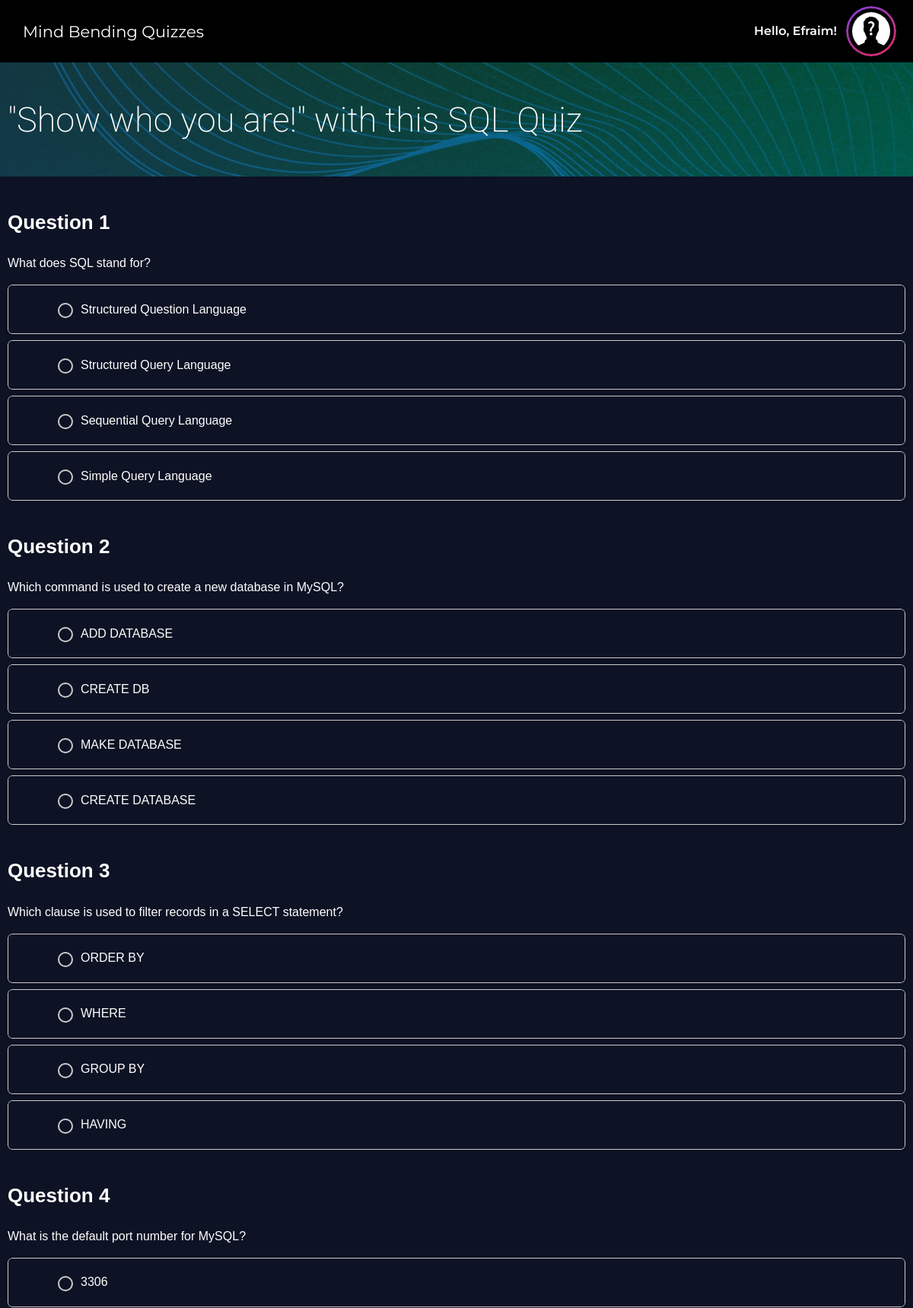
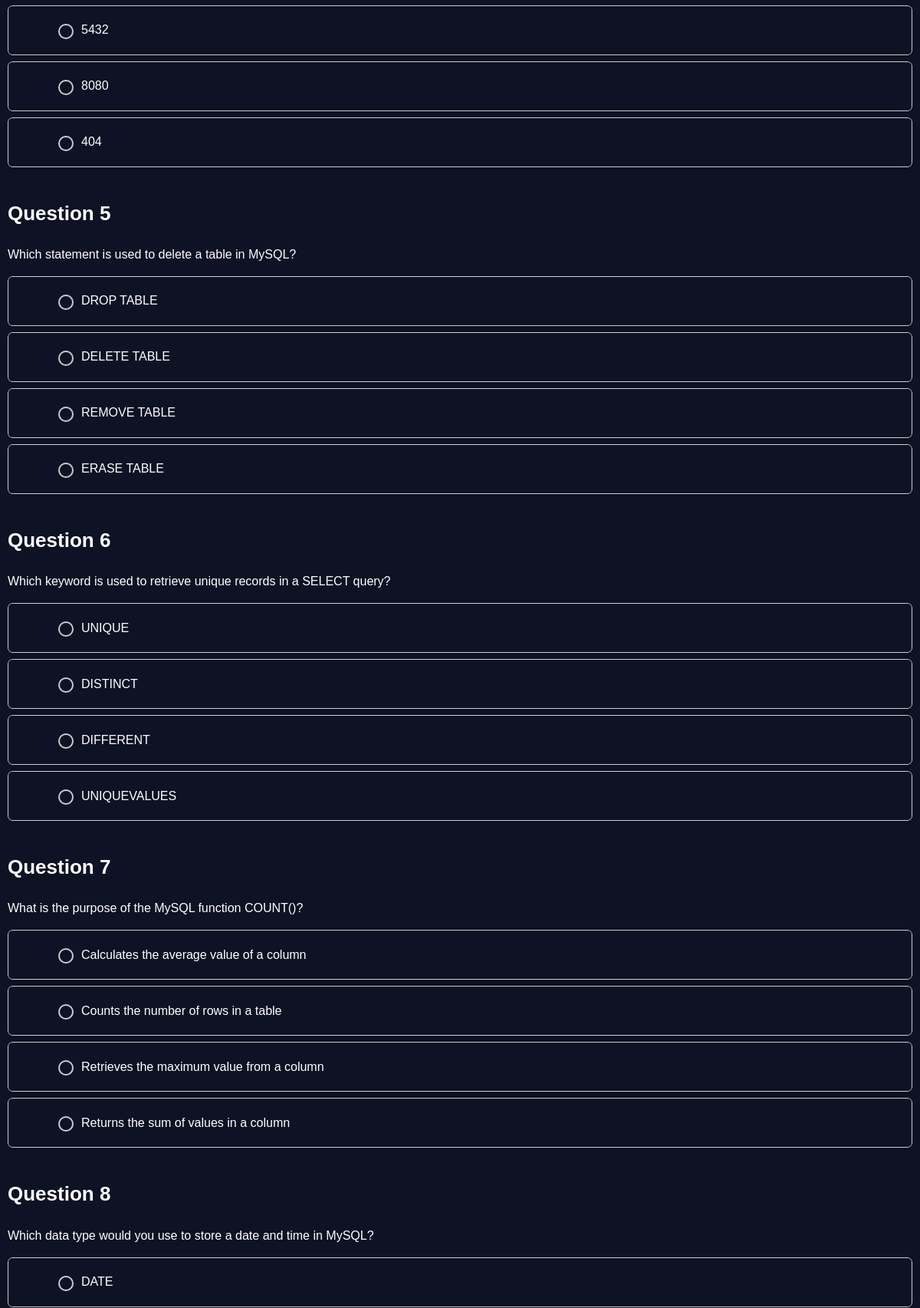
The page /components/take-quiz.php?quiz_name=SQL (signed in, upper part) on the database its author committed (2 pictures, top to bottom).
### tables this page shows
CREATE TABLE `quiz_question` (
  `id` int(11) NOT NULL,
  `question_no` int(5) NOT NULL,
  `question_text` varchar(255) NOT NULL,
  `optiona` varchar(255) NOT NULL,
  `optionb` varchar(255) NOT NULL,
  `optionc` varchar(255) NOT NULL,
  `optiond` varchar(255) NOT NULL,
  `answer` varchar(255) NOT NULL,
  `quiz_name` varchar(255) NOT NULL
);

### components/take-quiz.php (the view, shortened to what this page needs)
<?php
include 'user-header.php';
include 'connection.php';
$quiz_name = isset($_GET["quiz_name"]) ? $_GET["quiz_name"] : null;
if ($quiz_name !== null) {
    $quiz_name=$_GET["quiz_name"];
?>
<div class="user-intro">
      <div class="ui-wrapper">
        <h2 class="titles">"Show who you are!" with this <?php echo $quiz_name ?> Quiz</h2>
      </div>
    </div>
    <div class="quiz-wrapper">
            <form action="" method="POST">
               <?php    $res=mysqli_query($con,"select * from quiz_question where quiz_name = '$quiz_name'") or die(mysqli_error($con));?>
            <?php while($row=mysqli_fetch_array($res)){?>
            <div class="question-wrapper">
                <div class="question-top">
                    <h2  class="question-no">Question <span><?php echo $row["question_no"]?></span></h2>
                    <p class="question-text">
                    <?php echo htmlspecialchars($row["question_text"])?>
                    </p>
                </div>
                <div class="radio-group">
                    <label for="<?php echo htmlspecialchars($row["optiona"]) . $row["question_no"] ?>" class="label-wrapper">
                    <input type="radio"  name="choice<?php echo $row["question_no"]?>" value="<?php echo htmlspecialchars($row["optiona"])?>" id="<?php echo htmlspecialchars($row["optiona"]) . $row["question_no"]?>" />
                    <span class="label-text"
                        ><?php echo htmlspecialchars($row["optiona"])?></span
                    >
                    </label>
                </div>
                <div class="radio-group">
                    <label for="<?php echo htmlspecialchars($row["optionb"]) . $row["question_no"]?>" class="label-wrapper">
                    <input type="radio"  name="choice<?php echo $row["question_no"]?>" value="<?php echo htmlspecialchars($row["optionb"])?>" id="<?php echo htmlspecialchars($row["optionb"]) . $row["question_no"]?>" />
                    <span class="label-text"
                        ><?php echo htmlspecialchars($row["optionb"])?></span
                    >
                    </label>
                </div>
                <div class="radio-group">
                    <label for="<?php echo htmlspecialchars($row["optionc"]) . $row["question_no"]?>" class="label-wrapper">
                    <input type="radio"  name="choice<?php echo $row["question_no"]?>" value="<?php echo htmlspecialchars($row["optionc"])?>" id="<?php echo htmlspecialchars($row["optionc"]) . $row["question_no"]?>" />
                    <span class="label-text"
                        ><?php echo htmlspecialchars($row["optionc"])?></span
                    >
                    </label>
                </div>
                <div class="radio-group">
                    <label for="<?php echo htmlspecialchars($row["optiond"]) . $row["question_no"]?>" class="label-wrapper">
                    <input type="radio"  name="choice<?php echo $row["question_no"]?>" value="<?php echo htmlspecialchars($row["optiond"])?>" id="<?php echo htmlspecialchars($row["optiond"]) . $row["question_no"]?>" />
                    <span class="label-text"><?php echo htmlspecialchars($row["optiond"])?></span>
                    </label>
                </div>
            </div>
            <?php } ?>
        </form>
    </div>
  </body>
</html>
<?php } ?>

### styles.css (style rules this page uses)
body { font-family: Arial, sans-serif; margin: 0; }
html, body, div, span, applet, object, iframe, h1, h2, h3, h4, h5, h6, p, blockquote, pre, a, abbr, acronym, address, big, cite, code, del, dfn, em, img, ins, kbd, q, s, samp, small, strike, strong, sub, sup, tt, var, b, u, i, center, dl, dt, dd, ol, ul, li, fieldset, form, label, legend, table, caption, tbody, tfoot, thead, tr, th, td, article, aside, canvas, details, embed, figure, figcaption, footer, header, hgroup, menu, nav, output, ruby, section, summary, time, mark, audio, video { margin: 0; padding: 0; border: 0; font-size: 100%; font: inherit; vertical-align: baseline; }
body { line-height: 1; }
*, *::before, *::after { box-sizing: border-box; }
:root { --clr-primary: #8b3dff; --clr-secondary: #9e77f3; }
body { font-family: Arial, Helvetica, sans-serif; }
.user-intro { height: 150px; width: 100%; margin-top: 82px; background: url(images/welcome-bg.png) right no-repeat; }
.ui-wrapper { color: #fff; max-width: 1180px; height: 100%; display: flex; flex-direction: column; justify-content: center; margin: 0 auto; }
.ui-wrapper h2 { font-size: 45px; font-weight: 200; font-family: "Roboto", sans-serif; }
.take-quiz { background: #0d1224; }
.question-no { font-weight: 600; line-height: 1.2; font-size: 26px; margin-bottom: 10px; }
.question-text { padding: 20px 0; }
.question-wrapper { max-width: 1180px; margin: 0 auto; margin-top: 45px; color: #fff; }
.radio-group { position: relative; overflow: hidden; margin-bottom: 8px; border-radius: 6px; box-shadow: 0 2px 4px rgba(0, 0, 0, 0.1); }
.radio-group label { display: flex; align-items: center; transition: all 0.3s ease-in; cursor: pointer; padding: 20px 60px; border: 1px solid #ccc; border-radius: 6px; }
.radio-group label .label-text { transition: all 0.1s ease-in; cursor: pointer; }
input[type="radio"] { appearance: none; -webkit-appearance: none; width: 20px; height: 20px; border-radius: 50%; border: 2px solid #ccc; outline: none; cursor: pointer; margin-right: 10px; }
.radio-group .label-text::after { content: ""; position: absolute; inset: 0; opacity: 0; background: url(images/selected-blank.png) transparent top right no-repeat; z-index: 1; pointer-events: none; }
.radio-group .label-wrapper { overflow: hidden; border-radius: 6px; }
html { scroll-behavior: smooth; }

### rows shown on the page
quiz_question: question_no "1", question_text "What does SQL stand for?", optiona "Structured Question Language", optionb "Structured Query Language", optionc "Sequential Query Language", optiond "Simple Query Language"
quiz_question: question_no "2", question_text "Which command is used to create a new database in MySQL?", optiona "ADD DATABASE", optionb "CREATE DB", optionc "MAKE DATABASE", optiond "CREATE DATABASE"
quiz_question: question_no "3", question_text "Which clause is used to filter records in a SELECT statement?", optiona "ORDER BY", optionb "WHERE", optionc "GROUP BY", optiond "HAVING"
quiz_question: question_no "4", question_text "What is the default port number for MySQL?", optiona "3306", optionb "5432", optionc "8080", optiond "404"
quiz_question: question_no "5", question_text "Which statement is used to delete a table in MySQL?", optiona "DROP TABLE", optionb "DELETE TABLE", optionc "REMOVE TABLE", optiond "ERASE TABLE"
quiz_question: question_no "6", question_text "Which keyword is used to retrieve unique records in a SELECT query?", optiona "UNIQUE", optionb "DISTINCT", optionc "DIFFERENT", optiond "UNIQUEVALUES"
quiz_question: question_no "7", question_text "What is the purpose of the MySQL function COUNT()?", optiona "Calculates the average value of a column", optionb "Counts the number of rows in a table", optionc "Retrieves the maximum value from a column", optiond "Returns the sum of values in a column"
quiz_question: question_no "8", question_text "Which data type would you use to store a date and time in MySQL?", optiona "DATE"

### other values the page prints
$firstname "Efraim"
$quiz_name "SQL"
